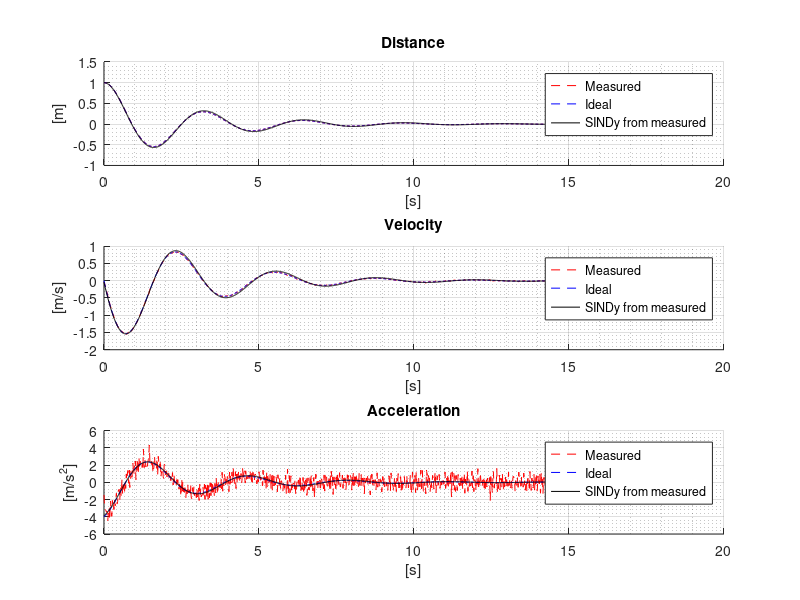

This chart was generated by the following MATLAB code:
clear;
clf;
close all;

%% Constants
m = 1;
k = 4;
c = 0.8;
dt = 1/100; % [s]
t = 0:dt:15; % [s]
s_ideal(1) = 1;
v_ideal(1) = 0;

%% Equations
% F = m * a
% -k * x - c * v = m  * a
% -k / m * x - c / m * v = a

for i = 1 : length(t) - 1
    a_ideal(i) = -k / m * s_ideal(i) - c / m * v_ideal(i);
    v_ideal(i+1) = v_ideal(i) + a_ideal(i) * dt;
    s_ideal(i+1) = s_ideal(i) + v_ideal(i) * dt;
end
a_ideal(length(t)) = -k / m * s_ideal(length(t)) - c / m * v_ideal(length(t));

%% SINDy

s_meas = s_ideal;

noise_level = 0.001;    
gauss = noise_level * randn(size(s_meas));

s_meas = s_meas + gauss;
% 
% v_meas = diff(s_meas);
% v_meas(length(v_meas) + 1) = v_meas(length(v_meas));
% v_meas = v_meas / dt;
% 
% a_meas = diff(v_meas);
% a_meas(length(a_meas) + 1) = a_meas(length(a_meas));
% a_meas = a_meas / dt;

s_filt = sgolayfilt(s_meas,3,21);

v_meas = gradient(s_filt,dt);
a_meas = gradient(v_meas,dt);

for i = 1 : length(a_ideal)
    Theta(i,1:10) = [1, v_meas(i), s_meas(i),...
    v_meas(i)*s_meas(i), v_meas(i)^2,...
    s_meas(i)^2, s_meas(i)^2*v_meas(i), s_meas(i)*v_meas(i)^2, s_meas(i)^3, v_meas(i)^3];
end

Theta_functions = {'1', 'v', 's', 'v*s', 'v^2', 's^2', 's^2*v', 's*v^2', 's^3', 'v^3'};

RMS_theta = ones(length(a_ideal), 1) * rms(Theta);
Theta_norm = Theta ./ RMS_theta;

for i = 1 : length(s_meas)
    x(i, 1) = s_meas(i);
    x(i, 2) = v_meas(i);
end

for i = 1 : length(v_meas)
    x_der(i, 1) = v_meas(i);
    x_der(i, 2) = a_meas(i);
end

% Tikhonov regularizált least squares
% Xi = inv(Theta_norm'*Theta_norm) * Theta_norm' * x_der(:, 2);

% % Sparse regression 
% lambda = 0.15;   
% n_iter = 100;
% 
% for i = 1:n_iter
% 
%     Xi(abs(Xi) < lambda) = 0;
% 
%     remains = (Xi ~= 0);
% 
%     Theta_new = Theta_norm(:, remains);
%     Xi_red = inv(Theta_new' * Theta_new) * Theta_new' * x_der(:, 2);
% 
%     Xi_new = zeros(size(Xi));
%     Xi_new(remains) = Xi_red;
% 
%     Xi = Xi_new;
% end


% SVD felbontás inverz
[U,S,V] = svd(Theta_norm, 'econ');
%%
% V utolsó oszlopát megnézve mivel ez a legkisebb szinguláris érték
% látszik, hogy v^3 domináns -> kidobás



remove_idx = 10;

Theta_reduced = Theta_norm;
Theta_reduced(:,remove_idx) = [];

Theta_functions_reduced = Theta_functions;
Theta_functions_reduced(remove_idx) = [];

[U,S,V] = svd(Theta_reduced,'econ');

% ismét V utolsó oszlopát nézve látszik, hogy az s-t tartalmazó tagok
% dominánsak így először kidobom s^3-t

remove_idx = 9;

Theta_reduced(:,remove_idx) = [];

Theta_functions_reduced(remove_idx) = [];

[U,S,V] = svd(Theta_reduced,'econ');


% s*v^2 és v*s dominánsak, eldobom ezeket
remove_idx = [4, 8];

Theta_reduced(:,remove_idx) = [];

Theta_functions_reduced(remove_idx) = [];

[U,S,V] = svd(Theta_reduced,'econ');



% s^2 és s^2*v dominánsak, eldobom

remove_idx = [5, 6];

Theta_reduced(:,remove_idx) = [];

Theta_functions_reduced(remove_idx) = [];

[U,S,V] = svd(Theta_reduced,'econ');


% v és v^2 dominánsak, de v^2 a nagyobb rendű így eldobom azt

remove_idx = 4;

Theta_reduced(:,remove_idx) = [];

Theta_functions_reduced(remove_idx) = [];

[U,S,V] = svd(Theta_reduced,'econ');


% így már elég nagyok a szinguláris értékek
active_features = true(1,length(Theta_functions));

active_features(strcmp(Theta_functions,'v^3')) = false;
active_features(strcmp(Theta_functions,'s^3')) = false;
active_features(strcmp(Theta_functions,'v*s')) = false;
active_features(strcmp(Theta_functions,'s*v^2')) = false;
active_features(strcmp(Theta_functions,'s^2')) = false;
active_features(strcmp(Theta_functions,'s^2*v')) = false;
active_features(strcmp(Theta_functions,'v^2')) = false;

Theta_reduced = Theta_norm(:,active_features);

Theta_functions_reduced = Theta_functions(active_features);

[U,S,V] = svd(Theta_reduced,'econ');

s = diag(S);

% % sima SVD
% threshold = 1e-6 * s(1);
% 
% s_inv = zeros(size(s));
% 
% for j = 1:length(s)
%     if s(j) > threshold
%         s_inv(j) = 1/s(j);
%     end
% end
%
% Xi_reduced = V * diag(s_inv) * U' * x_der(:,2);

% Thikonov SVD
lambda_reg = 1e-5;

s_filt = s ./ (s.^2 + lambda_reg);

Xi_reduced = V * diag(s_filt) * U' * x_der(:,2);




Xi = zeros(length(Theta_functions),1);

Xi(active_features) = Xi_reduced;


% Sparse regression 
lambda = 0.05;   
n_iter = 100;

for i = 1:n_iter

    Xi(abs(Xi) < lambda) = 0;

    remains = (Xi ~= 0);

    Theta_new = Theta_norm(:, remains);

    [U,S,V] = svd(Theta_new,'econ');

    s = diag(S);

    % sima SVD
    % threshold = 1e-6 * s(1);
    % 
    % s_inv = zeros(size(s));
    % 
    % for j = 1:length(s)
    %     if s(j) > threshold
    %         s_inv(j) = 1/s(j);
    %     end
    % end
    % 
    % Xi_red = V * diag(s_inv) * U' * x_der(:,2);

    % Thikonov SVD
    
    s_filt = s ./ (s.^2 + lambda_reg);
    
    Xi_red = V * diag(s_filt) * U' * x_der(:,2);


    Xi_new = zeros(size(Xi));
    Xi_new(remains) = Xi_red;

    Xi = Xi_new;
end


Xi = Xi ./ RMS_theta(1,:)';

% for i = 1:length(Xi)
%     if Xi(i) ~= 0
%         fprintf('%6s tag együtthatója: %8.4f\n', Theta_functions{i}, Xi(i));
%     end
% end

fprintf('\nIdeal equation without noise:\n');
fprintf('a = (%.6f)*v + (%.6f)*s ', (-c / m), (-k / m));
fprintf('\n');

fprintf('\nEquation recreated from the noisy measurement:\n');
if Xi(1) ~= 0
    fprintf('a = %.6f', Xi(1));
else
    fprintf('a = ');
end
for i = 2:length(Xi)
    if Xi(i) > 0
        fprintf(' + %.6f*%s', Xi(i), Theta_functions{i});
    elseif Xi(i) < 0
        fprintf(' - %.6f*%s', abs(Xi(i)), Theta_functions{i});
    end
end
fprintf('\n');

% Recreation
s_rec = zeros(1, length(t));
v_rec = zeros(1, length(t));
a_rec = zeros(1, length(t));

s_rec(1) = s_meas(1);
v_rec(1) = v_meas(1);
for i = 1:(length(t) - 1)
    Theta_rec(i,1:10) = [1, v_rec(i), s_rec(i),...
    v_rec(i)*s_rec(i), v_rec(i)^2,...
    s_rec(i)^2,  s_rec(i)^2*v_rec(i), s_rec(i)*v_rec(i)^2,...
    s_rec(i)^3, v_rec(i)^3];

    a_rec(i) = Theta_rec(i, :) * Xi;
    v_rec(i+1) = v_rec(i) + a_rec(i) * dt;
    s_rec(i+1) = s_rec(i) + v_rec(i) * dt;

end
%% Plot
subplot(3,1,1);
grid on;
grid minor;
hold on;
title 'Distance'
xlabel('[s]');
ylabel('[m]')
plot(t, s_meas, 'r--', 'LineWidth', 0.5);
plot(t, s_ideal, 'b--', 'LineWidth', 0.5);
plot(t, s_rec, 'k', 'LineWidth', 0.5);
legend('Measured', 'Ideal', 'SINDy from measured');

subplot(3,1,2);
grid on;
grid minor;
hold on;
title 'Velocity'
xlabel('[s]');
ylabel('[m/s]')
plot(t, v_meas, 'r--', 'LineWidth', 0.5);
plot(t, v_ideal, 'b--', 'LineWidth', 0.5)
plot(t, v_rec, 'k', 'LineWidth', 0.5);
legend('Measured', 'Ideal', 'SINDy from measured');

subplot(3,1,3);
grid on;
grid minor;
hold on;
title 'Acceleration';
xlabel('[s]');
ylabel('[m/s^2]')
plot(t, a_meas, 'r--', 'LineWidth', 0.5);
plot(t, a_ideal, 'b--', 'LineWidth', 0.5);
plot(t, a_rec, 'k', 'LineWidth', 0.5);
legend('Measured', 'Ideal', 'SINDy from measured');
